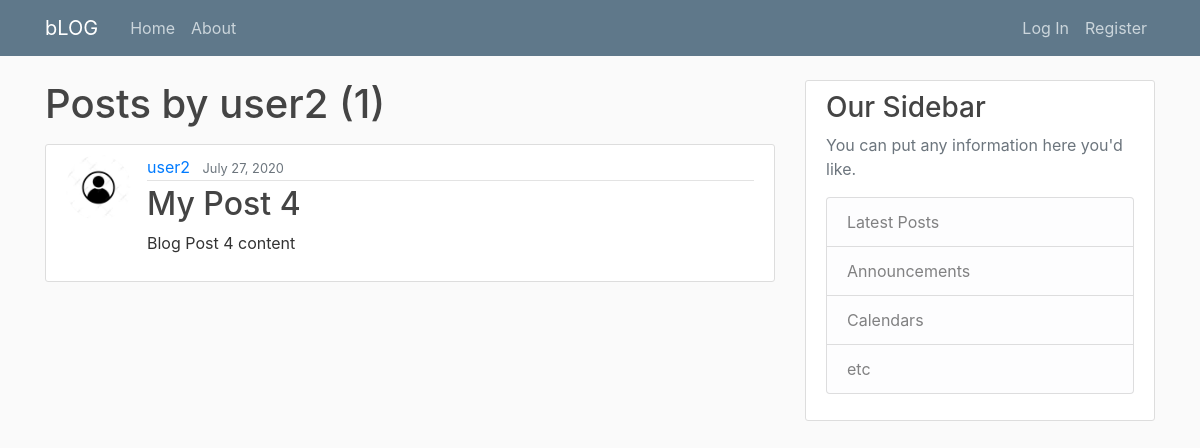
Before: /user/user2/ with the older database file.
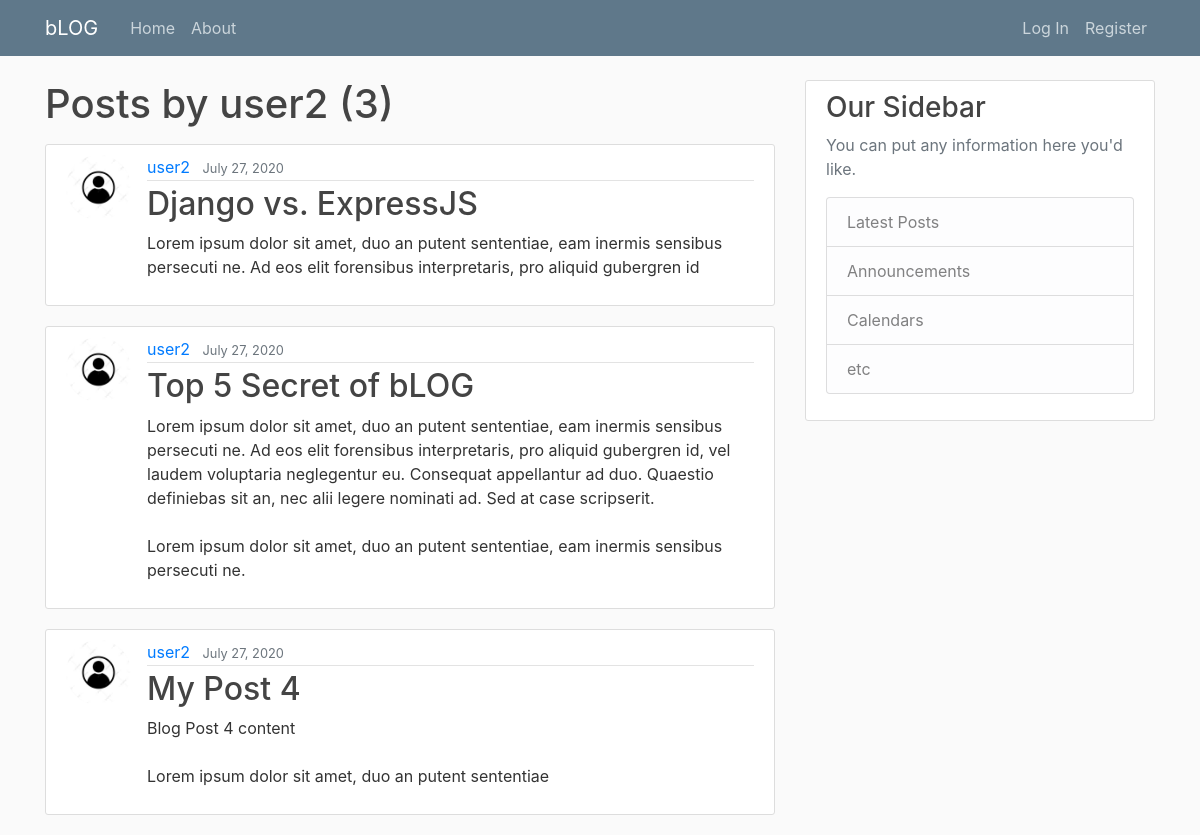
After: the same page with the newer database file.
### blog/models.py (models this page shows, shortened)
class Post(models.Model):
    title = models.CharField(max_length=100)
    content = models.TextField()
    date_posted = models.DateTimeField(default = timezone.now)
    author = models.ForeignKey(User, on_delete = models.CASCADE) # If user is deleted, also delete all related posts

### users/models.py (models this page shows, shortened)
class Profile(models.Model):
    user = models.OneToOneField(User, on_delete = models.CASCADE)
    image = models.ImageField(default = 'default.jpg', upload_to='profile_pics')

### blog/views.py (the view)
# urls.py: path('user/<str:username>/', UserPostListView.as_view(), name='user-post'),
class UserPostListView(ListView):
    model = Post
    template_name = 'blog/user_post.html'  # <app>/<model>_<viewtype>.html
    context_object_name = 'posts'
    paginate_by = 3
    def get_queryset(self):
        user = get_object_or_404(User, username=self.kwargs.get('username'))
        return Post.objects.filter(author=user).order_by('-date_posted')

### blog/templates/blog/user_post.html (shortened to what this page needs)
{% extends "blog/base.html" %}
{% block content %}
    <h1 class="mb-3">Posts by {{ view.kwargs.username }} ({{ page_obj.paginator.count }})</h1>
    {% for post in posts %}
        <article class="media content-section">
            <img class="rounded-circle article-img" src="{{ post.author.profile.image.url }}">
            <div class="media-body">
            <div class="article-metadata">
                <a class="mr-2" href="{% url 'user-post' post.author.username %}">{{ post.author }}</a>
                <small class="text-muted">{{ post.date_posted | date:"F d, Y"}}</small>
            </div>
            <h2><a class="article-title" href="{% url 'post-detail' post.id %}">{{ post.title }}</a></h2>
            <p class="article-content">{{ post.content }}</p>
            </div>
        </article>
    {% endfor %}
{% endblock content %}

### blog/templates/blog/base.html (shortened to what this page needs)
{% load static %}
<!DOCTYPE html>
<html>
<head>
    <link rel="stylesheet" href="https://maxcdn.bootstrapcdn.com/bootstrap/4.0.0/css/bootstrap.min.css">
    <link rel="stylesheet" type="text/css" href="{% static 'blog/main.css' %}">
</head>
<body>
    <header class="site-header">
      <nav class="navbar navbar-expand-md navbar-dark bg-steel fixed-top">
        <div class="container">
          <a class="navbar-brand mr-4" href="{% url 'blog-home' %}">bLOG</a>
          <div class="collapse navbar-collapse" id="navbarToggle">
            <div class="navbar-nav mr-auto">
              <a class="nav-item nav-link" href="{% url 'blog-home' %}">Home</a>
              <a class="nav-item nav-link" href="{% url 'blog-about' %}">About</a>
            </div>
            <div class="navbar-nav">
              {% if user.is_authenticated %}
                <a class="nav-item nav-link" href="{% url 'post-create' %}">New Post</a>
                <a class="nav-item nav-link" href="{% url 'profile' %}">{{user.username}}</a>
                <a class="nav-item nav-link" href="{% url 'logout' %}">Log Out</a>
              {% else %}
                <a class="nav-item nav-link" href="{% url 'login' %}">Log In</a>
                <a class="nav-item nav-link" href="{% url 'logout' %}">Register</a>
              {% endif %}
            </div>
          </div>
        </div>
      </nav>
    </header>
    <main role="main" class="container">
      <div class="row">
        <div class="col-md-8">
          {% block content %}{% endblock %}
        </div>
        <div class="col-md-4">
          <div class="content-section">
            <h3>Our Sidebar</h3>
            <p class='text-muted'>You can put any information here you'd like.
              <ul class="list-group">
                <li class="list-group-item list-group-item-light">Latest Posts</li>
                <li class="list-group-item list-group-item-light">Announcements</li>
                <li class="list-group-item list-group-item-light">Calendars</li>
                <li class="list-group-item list-group-item-light">etc</li>
              </ul>
            </p>
          </div>
        </div>
      </div>
    </main>
</body>
</html>

### blog/static/blog/main.css (style rules this page uses)
body { background: #fafafa; color: #333333; margin-top: 5rem; }
h1, h2, h3, h4, h5, h6 { color: #444444; }
ul { margin: 0; }
.bg-steel { background-color: #5f788a; }
.site-header .navbar-nav .nav-link { color: #cbd5db; }
.content-section { background: #ffffff; padding: 10px 20px; border: 1px solid #dddddd; border-radius: 3px; margin-bottom: 20px; }
.article-title { color: #444444; }
.article-content { white-space: pre-line; }
.article-img { height: 65px; width: 65px; margin-right: 16px; }
.article-metadata { padding-bottom: 1px; margin-bottom: 4px; border-bottom: 1px solid #e3e3e3 }

Changed rows visible on the page:
added Post: author.profile.image (placeholder picture), author "user2", date_posted "July 27, 2020", title "Django vs. ExpressJS", content "Lorem ipsum dolor sit amet, duo an putent sententiae, eam inermis sensibus persecuti ne. Ad eos elit forensibus interpretaris, pro aliquid gubergren id"
added Post: author.profile.image (placeholder picture), author "user2", date_posted "July 27, 2020", title "Top 5 Secret of bLOG", content "Lorem ipsum dolor sit amet, duo an putent sententiae, eam inermis sensibus persecuti ne. Ad eos elit forensibus interpretaris, pro aliquid gubergren id, vel laudem voluptaria neglegentur eu. Consequat appellantur ad duo. Quaestio definiebas sit an, nec alii legere nominati ad. Sed at case scripserit. Lorem ipsum dolor sit amet, duo an putent sententiae, eam inermis sensibus persecuti ne."
changed Post "My Post 4": content "Blog Post 4 content" → "Blog Post 4 content Lorem ipsum dolor sit amet, duo an putent sententiae"
Other visible differences:
{{ page_obj.paginator.count }}: "1" → "3"
